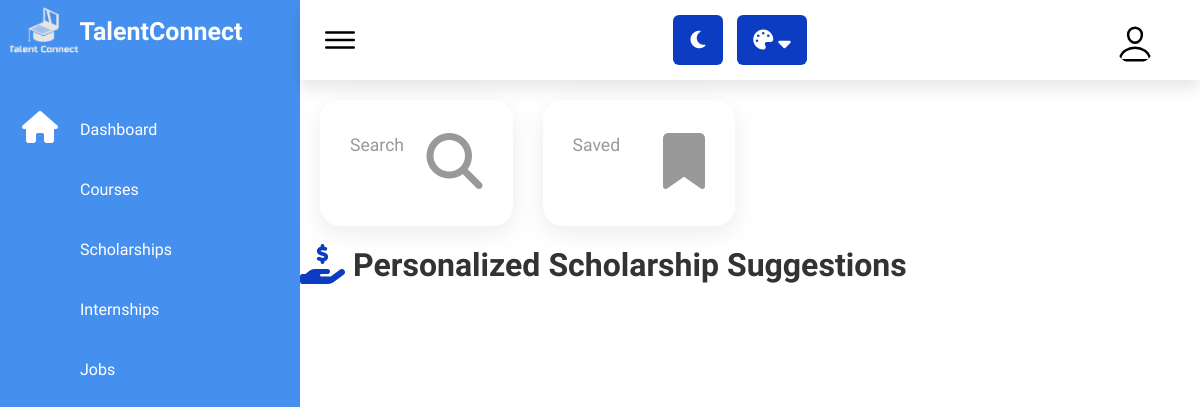
The app's page /individual/scholarships.php (signed in), older data.
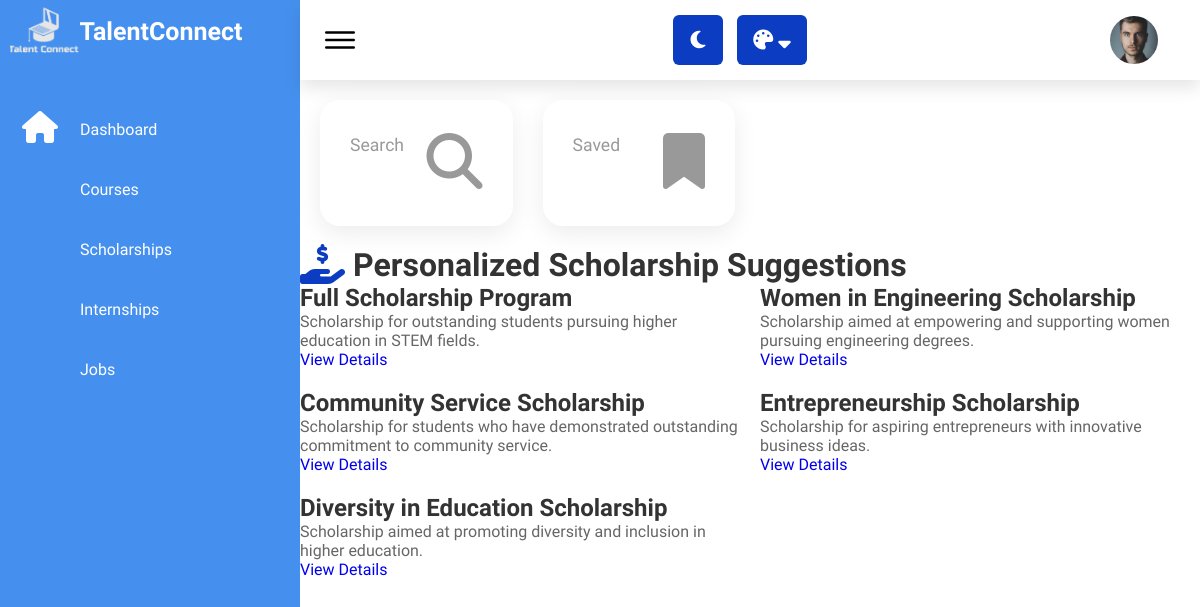
The same page, newer data.
### tables this page shows
CREATE TABLE `individuals` (
  `individual_ID` int(11) NOT NULL,
  `individual_Name` varchar(50) NOT NULL,
  `individual_Password` varchar(50) NOT NULL,
  `individual_Email` varchar(50) NOT NULL,
  `individual_PhoneNumber` int(50) NOT NULL,
  `individual_Major` varchar(50) NOT NULL,
  `Is_Graduated` tinyint(1) NOT NULL,
  `individual_Country` varchar(50) NOT NULL,
  `individual_photo` text NOT NULL,
  `individual_Status` varchar(10) NOT NULL,
  `individual_JoinDate` date NOT NULL DEFAULT current_timestamp(),
  `individual_Linkedin` varchar(255) NOT NULL,
  `individual_About` text NOT NULL
);

CREATE TABLE `scholarships` (
  `scholarship_id` int(11) NOT NULL,
  `scholarship_title` varchar(255) DEFAULT NULL,
  `scholarship_description` text DEFAULT NULL,
  `provider_name` varchar(255) DEFAULT NULL,
  `eligibility_criteria` text DEFAULT NULL,
  `application_deadline` date DEFAULT NULL,
  `award_amount` decimal(10,2) DEFAULT NULL,
  `duration` int(11) DEFAULT NULL,
  `contact_email` varchar(255) DEFAULT NULL,
  `website` varchar(255) DEFAULT NULL,
  `application_link` varchar(255) DEFAULT NULL,
  `additional_requirements` text DEFAULT NULL
);

### individual/scholarships.php (the view, shortened to what the changed rows need)
<?php
  include "structural_IndividualPage.php";
?>
<div class="container">
    <h1>
      <i class="fa-solid fa-hand-holding-dollar fa-lg" style="     color: var(--switchers-main); "></i>
      Personalized Scholarship Suggestions
    </h1>
    <div class="scholarships-list">
      <?php
        $sql = "SELECT * FROM scholarships";
        $result = $conn->query($sql);
        if ($result->num_rows > 0) {
            while ($row = $result->fetch_assoc()) {
                $scholarshipId = $row['scholarship_id'];
                $scholarshipTitle = $row['scholarship_title'];
                $scholarshipDescription = $row['scholarship_description'];
                echo '<div class="scholarship-card">';
                echo '<h2>'.$scholarshipTitle.'</h2>';
                echo '<p>'.$scholarshipDescription.'</p>';
                echo '<a href="scholarship.php?id='.$scholarshipId.'">View Details</a>';
                echo '</div>';
            }
        }
      ?>
    </div>
  </div>

### individual/structural_IndividualPage.php (shortened to what the changed rows need)
<?php
include "../connection.php";
if(!isset($_SESSION['individual_ID'])){
    header('location:../userRegistration.php');
    exit();
}
else{
    $individual_ID = $_SESSION['individual_ID'];
    }
?>
<!DOCTYPE html>
<html lang="en">
    <head>
        <link rel="stylesheet" href="assets/css/style.css">
        <link rel="stylesheet" href="assets/css/empty.css">
        <link rel="stylesheet" href="assets/css/profile.css">
        <link rel="stylesheet" href="assets/css/dark.css">
        <link rel="stylesheet" href="assets/css/alert.css">
        <link rel="stylesheet" href="assets/css/customers.css">
        <link rel="stylesheet" href="assets/css/navbar.css">
        <link rel="stylesheet" href="assets/css/commonStyle.css">
        <link rel="stylesheet" href="https://site-assets.fontawesome.com/releases/v6.4.0/css/all.css">
    </head>
<link rel="stylesheet" href="../css/scrolbtn.css">
    <body>
        <div class="container">
            <div class="main">
                <div class="topbar" style="box-shadow:0 .5rem 1rem rgba(0,0,0,.1); height:5rem;">
                    <?php
                                $select_profile = mysqli_query($conn, "SELECT individual_Name, individual_photo FROM `individuals` WHERE  individual_ID = '$individual_ID'");
                                $fetch_profile = mysqli_fetch_assoc($select_profile);
                            ?>
                    <div class="user" style="border-radius:50%; margin-right:2rem; width:3rem; height:3rem; ">
                    <?php
                        if(empty($fetch_profile['individual_photo'])){
                            ?>
                            <ion-icon name="person-outline" id="user-btn" style=" margin:.5rem; font-size:40px; font-weight:500;margin-left:.3rem;margin-right:5rem;  border-radius:50%;"></ion-icon>
                    <?php
                        }else{
                            ?>
                            <img id="user-btn" src="../images/individuals_images/<?= $fetch_profile['individual_photo']; ?>" alt="<?= $fetch_profile['individual_Name']; ?>" srcset="">
                    <?php
                        }
                    ?>
                    </div>
                </div>

Row changes from the older to the newer data that the page shows:
now on this page (row edited): individuals: individual_photo (picture)
added scholarships: scholarship_title "Full Scholarship Program", scholarship_description "Scholarship for outstanding students pursuing higher education in STEM fields."
added scholarships: scholarship_title "Women in Engineering Scholarship", scholarship_description "Scholarship aimed at empowering and supporting women pursuing engineering degrees."
added scholarships: scholarship_title "Community Service Scholarship", scholarship_description "Scholarship for students who have demonstrated outstanding commitment to community service."
added scholarships: scholarship_title "Entrepreneurship Scholarship", scholarship_description "Scholarship for aspiring entrepreneurs with innovative business ideas."
added scholarships: scholarship_title "Diversity in Education Scholarship", scholarship_description "Scholarship aimed at promoting diversity and inclusion in higher education."
